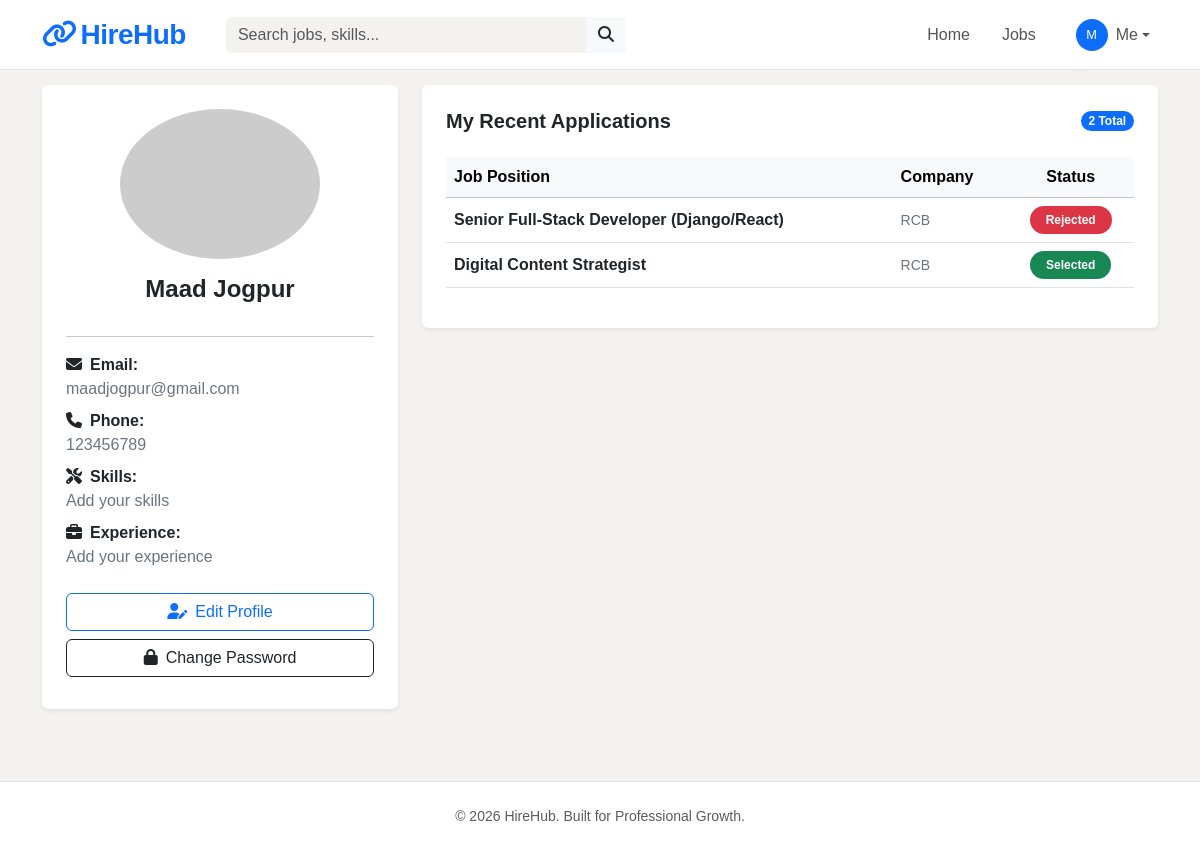
/dashboard/seeker/ (signed in), run on an earlier commit of the app's database.
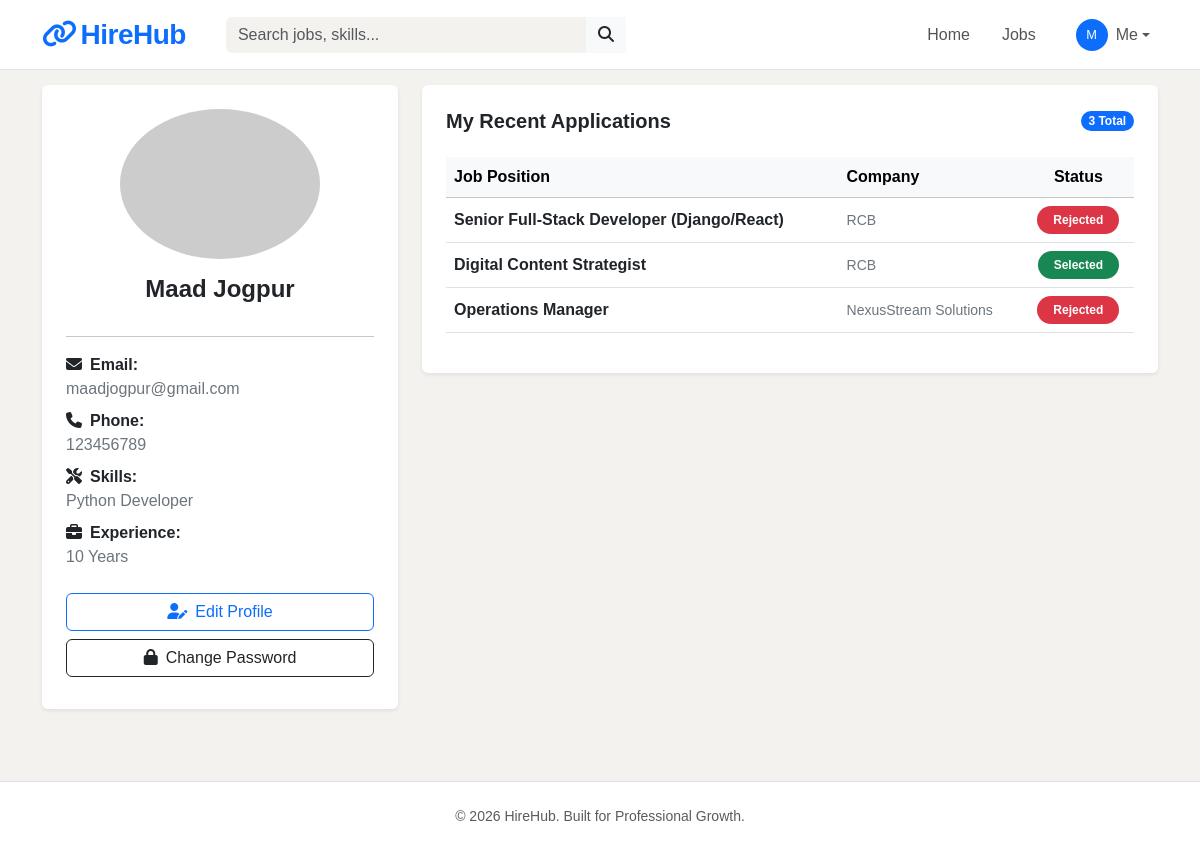
And on a later commit of the database.
### accounts/models.py (models this page shows, shortened)
class Account(AbstractBaseUser):
    ROLE = (
        ('Job Seeker','Job Seeker'),
        ('Job Recruiter','Job Recruiter')
    )
    email = models.EmailField(max_length=100, unique=True)
    username = models.CharField(max_length=100, unique=True)
    first_name = models.CharField(max_length=100 )
    last_name = models.CharField(max_length=100, blank=True)
    role = models.CharField(choices=ROLE)
    phone_number = models.CharField(max_length=10)
    is_active = models.BooleanField(default=False)
    is_staff = models.BooleanField(default=False)
    is_admin = models.BooleanField(default=False)
    is_superuser = models.BooleanField(default=False)
    date_joined = models.DateTimeField(auto_now_add=True)
    last_login = models.DateTimeField(auto_now=True)
    REQUIRED_FIELDS = ['first_name','last_name','username']
    USERNAME_FIELD = 'email'
    objects = AccountManager()

### userprofile/models.py (models this page shows, shortened)
class Profile(models.Model):
    user = models.OneToOneField(Account,on_delete=models.CASCADE)
    profile_photo = models.ImageField(upload_to='profile_pic',blank=True)
    skills = models.CharField(max_length=100, blank=True)
    experience = models.TextField(blank=True)
    company_name = models.CharField(max_length=200,blank=True)
    company_description = models.TextField(max_length=1000,blank=True)

### applications/models.py (models this page shows, shortened)
class Application(models.Model):
    STATUS = (
        ('Pending','Pending'),
        ('Selected','Selected'),
        ('Rejected','Rejected'),
    )
    user = models.ForeignKey(Account,on_delete=models.CASCADE)
    job = models.ForeignKey(Job,on_delete=models.CASCADE)
    resume = models.FileField(upload_to="resume")
    cover_letter = models.TextField(max_length=1000)
    status = models.CharField(choices=STATUS, default="Pending")
    created_at = models.DateTimeField(auto_now_add=True)
    updated_at = models.DateTimeField(auto_now=True)

### jobs/models.py (models this page shows, shortened)
class Job(models.Model):
    account = models.ForeignKey(Account,on_delete=models.CASCADE)
    title = models.CharField(max_length=100)
    description = models.TextField(max_length=1000)
    requirement = models.TextField(max_length=500,blank = True)
    job_location = models.CharField(max_length=100)
    job_salary = models.IntegerField()
    created_at = models.DateTimeField(auto_now_add=True)
    updated_at = models.DateTimeField(auto_now=True)

### dashboards/views.py (the view)
# urls.py: path('seeker/',views.seeker_dashboard,name = 'seeker_dashboard'),
def seeker_dashboard(request):
    user = request.user
    profile = Profile.objects.get(user=user)
    applications = Application.objects.filter(user=user)
    context = {
        'applications':applications,
        'profile':profile
    }
    return render(request,'seeker_dashboard.html',context)

### templates/seeker_dashboard.html (shortened to what this page needs)
{% extends 'base.html' %}
{% block content %}
<div class="container mt-5">
    <div class="row">
        <div class="col-md-4 mb-4">
            <div class="card shadow-sm border-0 p-4">
                <div class="text-center">
                    {% if profile.profile_photo %}
                        <img src="{{ profile.profile_photo.url }}"
                             class="rounded-circle mb-3 border" width="150" height="150" style="object-fit: cover;">
                    {% else %}
                        <img src="https://ui-avatars.com/api/?name={{ user.first_name }}&background=random"
                             class="rounded-circle mb-3" width="200" height="150">
                    {% endif %}
                    <h4 class="fw-bold text-dark mb-1">{{ user.first_name }} {{ user.last_name }}</h4>
                </div>
                <hr>
                <div class="profile-details">
                    <p class="mb-2"><strong><i class="fas fa-envelope me-2"></i>Email:</strong><br>
                       <span class="text-secondary">{{ user.email }}</span></p>
                    <p class="mb-2"><strong><i class="fas fa-phone me-2"></i>Phone:</strong><br>
                       <span class="text-secondary">{{ user.phone_number|default:"Not provided" }}</span></p>
                        <p class="mb-2"><strong><i class="fas fa-tools me-2"></i>Skills:</strong><br>
                           <span class="text-secondary">{{ profile.skills|default:"Add your skills" }}</span></p>
                        <p class="mb-2"><strong><i class="fas fa-briefcase me-2"></i>Experience:</strong><br>
                           <span class="text-secondary">{{ profile.experience|default:"Add your experience" }}</span></p>
                        <div class="mt-4">
                            <a href="{% url 'edit_profile_seeker' %}" class="btn btn-outline-primary w-100 mb-2">
                                <i class="fas fa-user-edit me-2"></i>Edit Profile
                            </a>
                            <a href="{% url 'change_password' %}" class="btn btn-outline-dark w-100 mb-2">
                                <i class="fas fa-lock me-2"></i>Change Password
                            </a>
                        </div>
                </div>
            </div>
        </div>
        <div class="col-md-8">
            <div class="card shadow-sm border-0">
                <div class="card-body p-4">
                    <div class="d-flex justify-content-between align-items-center mb-4">
                        <h5 class="fw-bold text-dark mb-0">My Recent Applications</h5>
                        <span class="badge bg-primary rounded-pill">{{ applications.count }} Total</span>
                    </div>
                    <div class="table-responsive">
                        <table class="table table-hover align-middle">
                            <thead class="table-light">
                                <tr>
                                    <th>Job Position</th>
                                    <th>Company</th>
                                    <th class="text-center">Status</th>
                                </tr>
                            </thead>
                            <tbody>
                                {% for application in applications %}
                                <tr>
                                    <td>
                                        <a href="{% url 'job_detail' application.job.id %}" class="text-decoration-none text-dark fw-bold">
                                            {{ application.job.title }}
                                        </a>
                                    </td>
                                    <td class="text-secondary small">
                                        {{ application.job.account.profile.company_name }}
                                    </td>
                                    <td class="text-center">
                                        <span class="badge rounded-pill px-3 py-2
                                            {% if application.status == 'Selected' %}bg-success
                                            {% elif application.status == 'Rejected' %}bg-danger
                                            {% else %}bg-warning text-dark{% endif %}">
                                            {{ application.status }}
                                        </span>
                                    </td>
                                </tr>
                                {% empty %}
                                <tr>
                                    <td colspan="3" class="text-center py-5 text-muted">
                                        No applications found.
                                    </td>
                                </tr>
                                {% endfor %}
                            </tbody>
                        </table>
                    </div>
                </div>
            </div>
        </div>
    </div>
</div>
{% endblock %}

### templates/base.html (shortened to what this page needs)
{% load static %}
<!DOCTYPE html>
<html lang="en">
<head>
    <link rel="stylesheet" href="https://cdnjs.cloudflare.com/ajax/libs/font-awesome/6.5.1/css/all.min.css">
    <link href="https://cdn.jsdelivr.net/npm/bootstrap@5.3.2/dist/css/bootstrap.min.css" rel="stylesheet">
    <link rel="stylesheet" href="{% static 'css/style.css' %}">
</head>
<body>
<nav class="navbar navbar-expand-lg navbar-light bg-white border-bottom fixed-top py-2">
    <div class="container">
        <a class="navbar-brand fw-bold text-primary fs-3" href="{% url 'home' %}">
            <i class="fas fa-link me-1"></i>HireHub
        </a>
        <div class="collapse navbar-collapse" id="navbarNav">
            <form action="{% url 'jobs' %}" method="GET" class="d-flex ms-lg-4 my-2 my-lg-0 flex-grow-1" style="max-width: 400px;">
                <div class="input-group">
                  <input name="search" class="form-control search-box" type="search" value="{{ query|default_if_none:"" }}" placeholder="Search jobs, skills..." aria-label="Search" required>
                  <button type="submit" class="btn bg-light border-0 rounded-0">
                      <i class="fas fa-search"></i>
                  </button>
                </div>
            </form>
            <ul class="navbar-nav ms-auto align-items-center">
                <li class="nav-item">
                    <a class="nav-link px-3" href="{% url 'home' %}">
                        Home
                    </a>
                </li>
                <li class="nav-item">
                    <a class="nav-link px-3" href="{% url 'jobs' %}">
                        Jobs
                    </a>
                </li>
                {% if not user.is_authenticated %}
                    <li class="nav-item ms-lg-2">
                        <a class="nav-link px-3" href="{% url 'login' %}">Login</a>
                    </li>
                    <li class="nav-item dropdown ms-lg-2">
                        <a class="btn btn-primary rounded-pill px-4 shadow-sm dropdown-toggle" href="#" id="regDrop" role="button" data-bs-toggle="dropdown">
                            Join Now
                        </a>
                        <ul class="dropdown-menu dropdown-menu-end shadow border-0 mt-2">
                            <li><a class="dropdown-item py-2" href="{% url 'register_seeker' %}"><i class="fas fa-user-graduate me-2 text-primary"></i>As Job Seeker</a></li>
                            <li><a class="dropdown-item py-2" href="{% url 'register_recruiter' %}"><i class="fas fa-user-tie me-2 text-success"></i>As Recruiter</a></li>
                        </ul>
                    </li>
                {% else %}
                    <li class="nav-item dropdown ms-lg-3">
                        <a class="nav-link dropdown-toggle d-flex align-items-center" href="#" id="userDrop" role="button" data-bs-toggle="dropdown">
                            <div class="bg-primary text-white rounded-circle d-flex align-items-center justify-content-center me-2" style="width: 32px; height: 32px; font-size: 0.8rem;">
                                {{ user.first_name|first|upper }}
                            </div>
                            <span class="d-none d-lg-inline">Me</span>
                        </a>
                    </li>
                {% endif %}
            </ul>
        </div>
    </div>
</nav>
<div style="margin-top: 85px; min-height: 80vh;">
    {% block content %}{% endblock %}
</div>
<footer class="bg-white border-top py-4 mt-5">
    <div class="container text-center text-muted small">
        &copy; 2026 HireHub. Built for Professional Growth.
    </div>
</footer>
</body>
</html>

### static/css/style.css (style rules this page uses)
body { background-color: #f3f2ef; font-family: Arial, Helvetica, sans-serif; }
.navbar { height: 70px; }
a { text-decoration: none; color: #0a66c2; }
.bg-white { background-color: #ffffff; }

### templates/base.html (style rules this page uses)
.navbar-brand { letter-spacing: -0.5px; }
.nav-link { font-weight: 500; color: #555; transition: color 0.2s; }
.search-box { background-color: #f3f2ef; border: none; transition: background-color 0.2s; }

What changed in the data, as far as the page shows it:
changed Profile: skills "Add your skills" → "Python Developer"; experience "Add your experience" → "10 Years"
added Application: job "Operations Manager", job.account.profile.company_name "NexusStream Solutions", status "Rejected"
Also different on the page:
{{ applications.count }}: "2" → "3"
